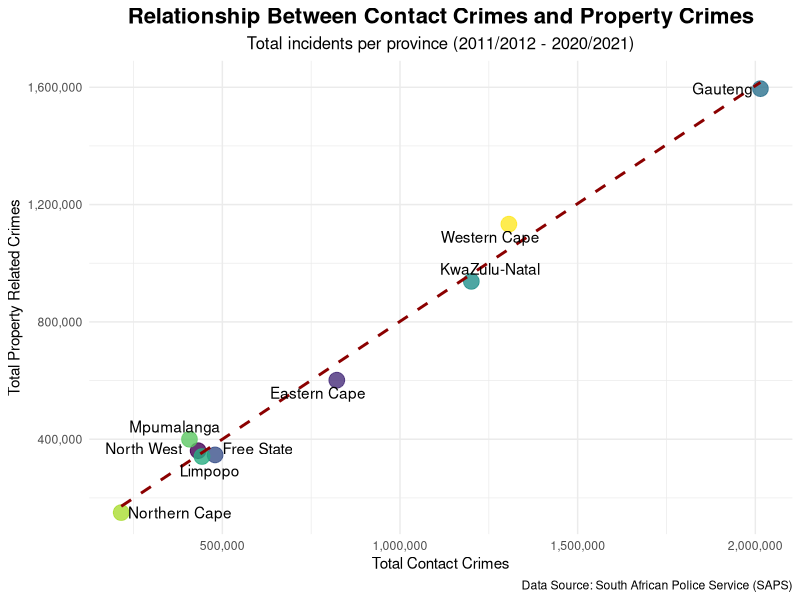
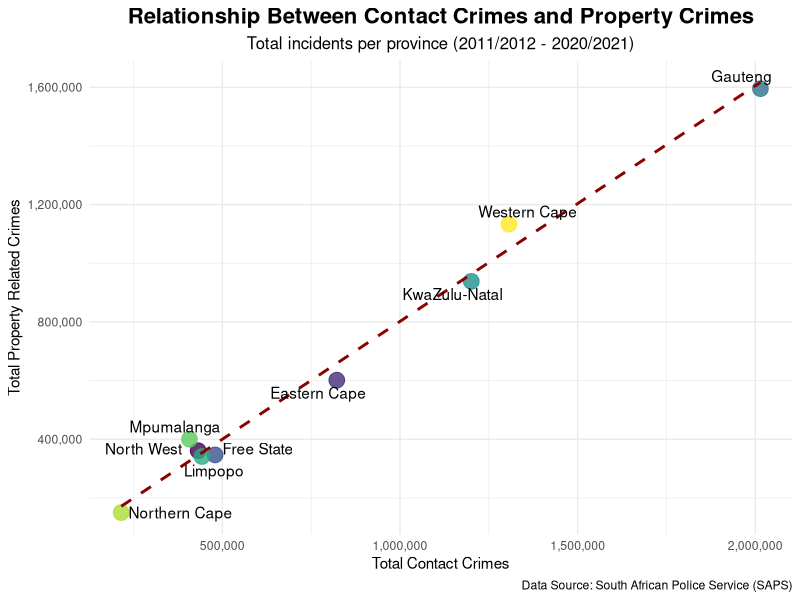

These figures' R source, in order:
# --------------------------------------------
# BIVARIATE ANALYSIS: Contact Crimes vs. Property Crimes
# Scatter Plot by Province (2011-2021 Totals)
# --------------------------------------------

# 1. Install & Load Required Packages
# Install ggrepel
if (!require(ggrepel)) {
  install.packages("ggrepel")
  library(ggrepel)
}

library(tidyverse)

# 2. Load and Prepare Data
crime_data <- read_csv("crime_incidents_by_category.csv")

province_lookup <- data.frame(
  Geography = c("EC", "FS", "GT", "KZN", "LIM", "MP", "NW", "NC", "WC"),
  Province = c("Eastern Cape", "Free State", "Gauteng", "KwaZulu-Natal", 
               "Limpopo", "Mpumalanga", " North West", "Northern Cape", "Western Cape")
)

# Reshape data to have crime categories as columns
crime_wide <- crime_data %>%
  filter(Geography != "ZA") %>%
  left_join(province_lookup, by = "Geography") %>%
  group_by(Province, `Crime Category`) %>%
  summarise(Total = sum(Count), .groups = 'drop') %>%
  pivot_wider(names_from = `Crime Category`, values_from = Total)

# 3. Create Scatter Plot (Version 1: With ggrepel for best labels)
ggplot(crime_wide, aes(x = `Contact Crimes`, y = `Property Related Crimes`)) +
  geom_point(aes(color = Province), size = 5, alpha = 0.8) +
  geom_smooth(method = "lm", se = FALSE, color = "darkred", linetype = "dashed") +
  geom_text_repel(aes(label = Province), point.padding = 0.5) + # Non-overlapping labels
  scale_x_continuous(labels = scales::comma) +
  scale_y_continuous(labels = scales::comma) +
  scale_color_viridis_d() +
  labs(
    title = "Relationship Between Contact Crimes and Property Crimes",
    subtitle = "Total incidents per province (2011/2012 - 2020/2021)",
    x = "Total Contact Crimes",
    y = "Total Property Related Crimes",
    caption = "Data Source: South African Police Service (SAPS)"
  ) +
  theme_minimal() +
  theme(
    plot.title = element_text(hjust = 0.5, face = "bold", size = 16),
    plot.subtitle = element_text(hjust = 0.5, size = 12),
    legend.position = "none"
  )

# 4. Save the Visualization
ggsave("scatter_plot_contact_vs_property.png", width = 10, height = 8, dpi = 300)
